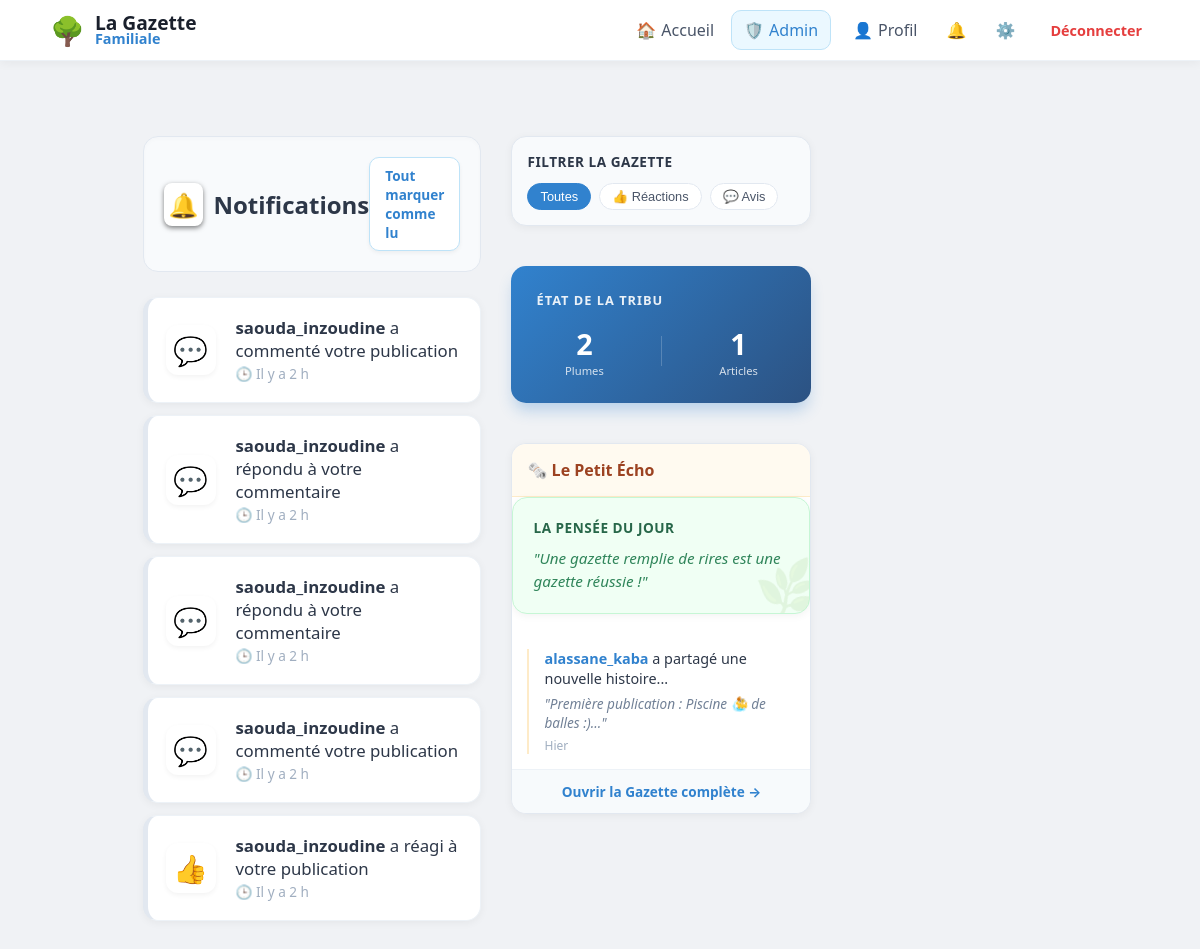
The page /notifications (signed in) on the database as committed earlier.
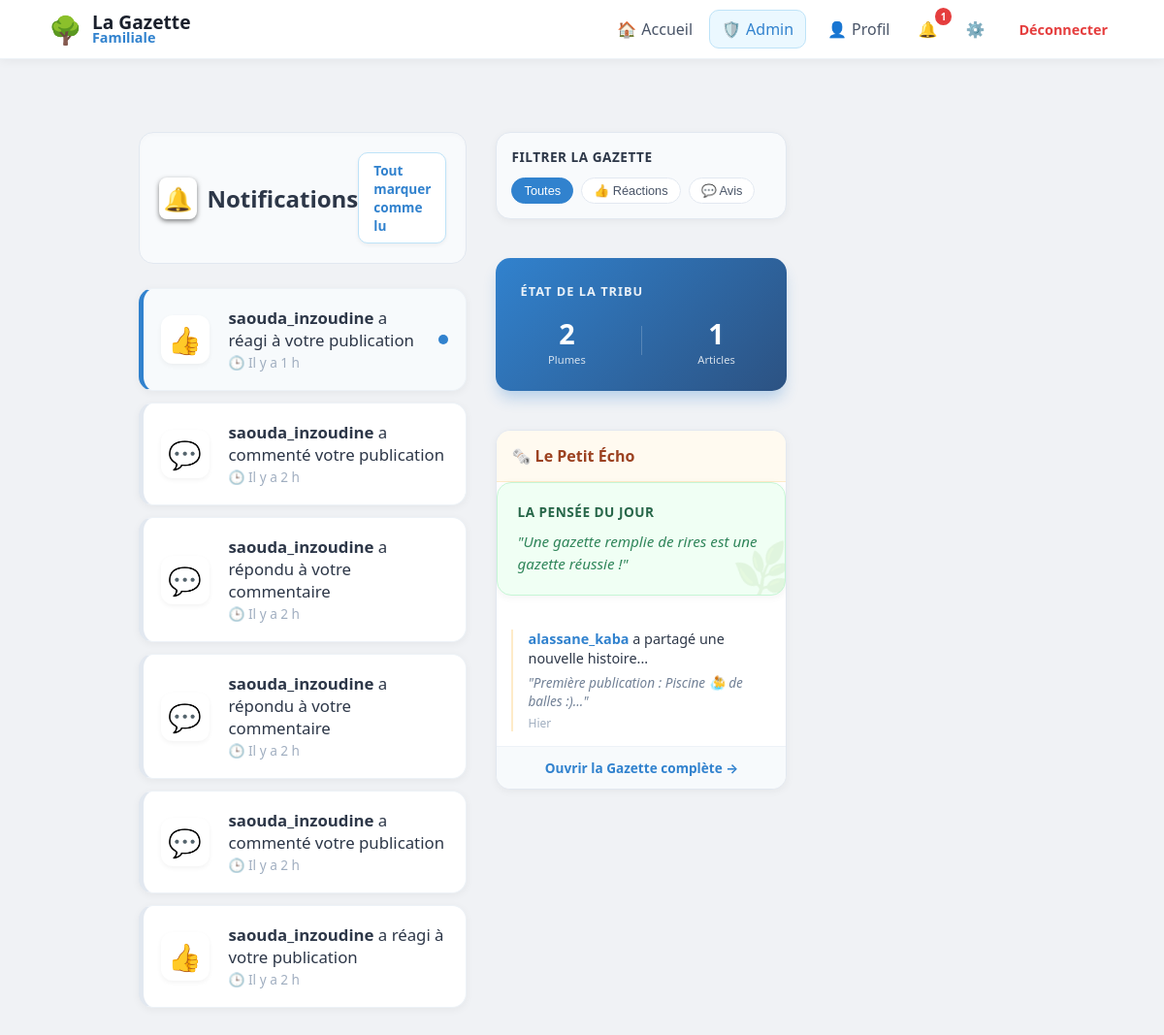
The same page on the database as committed later.
### tables this page shows
CREATE TABLE notifications (
                id INTEGER PRIMARY KEY AUTOINCREMENT,
                username TEXT,      -- Celui qui reçoit
                sender TEXT,        -- Celui qui a agi
                message TEXT,
                post_id INTEGER,    -- Pour cliquer et aller sur le post
                comment_id INTEGER, -- envoie vers un commentaire en particulier
                is_read INTEGER DEFAULT 0,
                created_at DATETIME DEFAULT CURRENT_TIMESTAMP
            );

CREATE TABLE posts (
                id INTEGER PRIMARY KEY AUTOINCREMENT, 
                username TEXT, 
                content TEXT, 
                likes INTEGER DEFAULT 0, 
                image TEXT,
                created_at DATETIME DEFAULT CURRENT_TIMESTAMP
            );

### app.py (the view)
@app.route("/notifications")
@login_required
def notifications():
    with get_db() as db:
        notifs = db.execute("""
                    SELECT id, sender, message, post_id, comment_id, is_read, created_at
                    FROM notifications
                    WHERE username = ?
                    ORDER BY created_at DESC
                """, (session['user'],)).fetchall()
        recent_activity = db.execute("""
                    SELECT username, content, created_at
                    FROM posts ORDER BY id DESC LIMIT 3
                """).fetchall()
        citations = [
            "La famille, c'est là où la vie commence et où l'amour ne finit jamais.",
            "Chaque souvenir partagé ici est un trésor pour demain.",
            "Une gazette remplie de rires est une gazette réussie !",
            "Petit à petit, la tribu grandit et l'histoire s'écrit.",
            "Le bonheur est fait de petites choses partagées."
        ]
        pensee_du_jour = random.choice(citations)
        db.execute("UPDATE notifications SET is_read = 1 WHERE username = ?", (session["user"],))
        db.commit()
    return render_template("notifications.html", notifs=notifs, recent_activity=recent_activity,
                           pensee_du_jour=pensee_du_jour)

### app.py (called while the page is built)
def get_db():
    db = sqlite3.connect("database.db")
    db.row_factory = sqlite3.Row
    return db

def login_required(f):
    @wraps(f)
    def decorated_function(*args, **kwargs):
        if "user" not in session:
            flash("Veuillez vous connecter pour accéder à cette page.", "info")
            return redirect("/login")
        return f(*args, **kwargs)
    return decorated_function

@app.context_processor
def inject_global_stats():
    stats = {'total_users': 0, 'total_posts': 0}
    if session.get('user'):
        db = get_db()
        u_count = db.execute("SELECT COUNT(*) FROM users WHERE is_approved = 1").fetchone()[0]
        p_count = db.execute("SELECT COUNT(*) FROM posts").fetchone()[0]
        stats = {'total_users': u_count, 'total_posts': p_count}
    return stats

@app.context_processor
def inject_pending_count():
    if session.get('is_admin'):
        db = get_db()
        count = db.execute("SELECT COUNT(*) as total FROM users WHERE is_approved = 0").fetchone()
        return {'pending_count': count['total']}
    return {'pending_count': 0}

@app.context_processor
def inject_notifications_count():
    if session.get('user'):
        db = get_db()
        count = db.execute("SELECT COUNT(*) FROM notifications WHERE username = ? AND is_read = 0",
                           (session['user'],)).fetchone()[0]
        return {'unread_count': count}
    return {'unread_count': 0}

@app.template_filter('relative_time')
def relative_time(date_str):
    if not date_str:
        return "Date inconnue"
    past = datetime.strptime(date_str, '%Y-%m-%d %H:%M:%S')
    now = datetime.now(timezone.utc).replace(tzinfo=None)
    diff = now - past
    if diff.days == 0:
        if diff.seconds < 60:
            return "À l'instant"
        if diff.seconds < 3600:
            return f"Il y a {diff.seconds // 60} min"
        return f"Il y a {diff.seconds // 3600} h"
    if diff.days == 1:
        return "Hier"
    if diff.days < 7:
        return f"Il y a {diff.days} jours"
    return past.strftime('%d/%m/%Y')

### templates/notifications.html (shortened to what this page needs)
{% extends "base.html" %}
{% block content %}
<div style="display: grid; grid-template-columns: 1fr 300px; gap: 30px; max-width: 1100px; margin: 30px auto; padding: 0 20px;">
    <div>
        <div style="display: flex; justify-content: space-between; align-items: center; margin-bottom: 25px; background: #f8fafc; padding: 20px; border-radius: 15px; border: 1px solid #e2e8f0; box-shadow: inset 0 2px 4px rgba(0,0,0,0.02);">
            <h2 style="margin: 0; color: #2d3748; font-size: 1.5em; display: flex; align-items: center; gap: 10px;">
                <span style="background: white; padding: 5px; border-radius: 8px; box-shadow: 0 2px 5px rgba(0,0,0,0.5);">🔔</span>
                Notifications
            </h2>
            {% if notifs %}
            <a href="{{ url_for('mark_all_read') }}"
               style="text-decoration: none; color: #3182ce; font-size: 0.85em; font-weight: 700; background: white; border: 1px solid #bee3f8; padding: 8px 15px; border-radius: 10px; transition: 0.3s; box-shadow: 0 2px 4px rgba(0,0,0,0.05);">
                Tout marquer comme lu
            </a>
            {% endif %}
        </div>
        {% if notifs %}
        <div style="display: flex; flex-direction: column; gap: 12px;">
            {% for n in notifs %}
            {% set category = 'reaction' if ('aimé' in n['message'] or 'réagi' in n['message']) else 'avis' if ('commenté' in n['message'] or 'répondu' in n['message']) else 'autre' %}
            <a href="{{ url_for('view_post', post_id=n['post_id']) }}#comment-{{ n['comment_id'] }}"
               class="notif-item"
               data-type="{{ category }}"
               style="text-decoration: none; color: inherit; display: block;">
                <div class="post-card"
                     style="margin-bottom: 0; padding: 18px; display: flex; align-items: center; gap: 20px; border-left: 5px solid {% if n['is_read'] == 0 %}#3182ce{% else %}#e2e8f0{% endif %}; {% if n['is_read'] == 0 %} background: #f7fafc; {% endif %}">
                    <div style="font-size: 28px; background: white; width: 50px; height: 50px; display: flex; align-items: center; justify-content: center; border-radius: 12px; box-shadow: 0 2px 5px rgba(0,0,0,0.05);">
                        {% if category == 'reaction' %} 👍
                        {% elif category == 'avis' %} 💬
                        {% else %} ✨ {% endif %}
                    </div>
                    <div style="flex: 1;">
                        <p style="margin: 0; font-size: 1.05em; color: #2d3748;">
                            <strong>{{ n['sender'] }}</strong> {{ n['message'] }}
                        </p>
                        <span style="font-size: 0.85em; color: #a0aec0;">
                                     🕒 {{ n['created_at']|relative_time }}
                                </span>
                    </div>
                    {% if n['is_read'] == 0 %}
                    <div style="width: 10px; height: 10px; background: #3182ce; border-radius: 50%;"></div>
                    {% endif %}
                </div>
            </a>
            {% endfor %}
        </div>
        {% endif %}
    </div>
    <aside style="display: flex; flex-direction: column; gap: 20px;">
        <div class="post-card" style="padding: 15px; background: #f8fafc; border: 1px solid #e2e8f0;">
            <h4 style="margin: 0 0 12px 0; color: #2d3748; font-size: 0.85em; text-transform: uppercase; letter-spacing: 0.5px;">Filtrer la Gazette</h4>
            <div style="display: flex; flex-wrap: wrap; gap: 8px;">
                <button class="filter-btn active">Toutes</button>
                <button class="filter-btn">👍 Réactions</button>
                <button class="filter-btn">💬 Avis</button>
            </div>
        </div>
        <div class="post-card" style="background: linear-gradient(135deg, #3182ce, #2c5282); color: white; border: none; padding: 25px; box-shadow: 0 10px 15px -3px rgba(49, 130, 206, 0.3);">
            <h4 style="margin: 0 0 15px 0; font-size: 0.8em; text-transform: uppercase; letter-spacing: 1px; opacity: 0.9;">État de la Tribu</h4>
            <div style="display: flex; justify-content: space-around; align-items: center;">
                <div style="text-align: center;">
                    <div style="font-size: 1.8em; font-weight: 800;">{{ total_users }}</div>
                    <div style="font-size: 0.7em; opacity: 0.8;">Plumes</div>
                </div>
                <div style="text-align: center;">
                    <div style="font-size: 1.8em; font-weight: 800;">{{ total_posts }}</div>
                    <div style="font-size: 0.7em; opacity: 0.8;">Articles</div>
                </div>
            </div>
        </div>
        <div class="post-card" style="padding: 0; overflow: hidden; border: 1px solid #e2e8f0;">
            <div style="background: #fffaf0; padding: 15px; border-bottom: 1px solid #feebc8;">
                <h4 style="margin: 0; color: #9c4221; font-size: 1em; display: flex; align-items: center; gap: 8px;">🗞️ Le Petit Écho</h4>
            </div>
            <div class="post-card" style="padding: 20px; background: #f0fff4; border: 1px solid #c6f6d5; position: relative; overflow: hidden;">
                <span style="position: absolute; right: -10px; bottom: -10px; font-size: 50px; opacity: 0.1; transform: rotate(-15deg);">🌿</span>
                <h4 style="margin: 0 0 10px 0; color: #276749; font-size: 0.85em; text-transform: uppercase; letter-spacing: 0.5px;">La Pensée du Jour</h4>
                <p style="margin: 0; font-size: 0.95em; color: #2f855a; line-height: 1.5; font-style: italic;">"{{ pensee_du_jour }}"</p>
            </div>
            <div style="padding: 15px; display: flex; flex-direction: column; gap: 15px;">
                {% for act in recent_activity %}
                <div class="echo-item" style="position: relative; padding-left: 15px; border-left: 2px solid #feebc8;">
                    <p style="margin: 0; font-size: 0.9em; color: #2d3748; line-height: 1.4;">
                        <strong style="color: #3182ce;">{{ act['username'] }}</strong> a partagé une nouvelle histoire...
                    </p>
                    <p style="margin: 5px 0 0 0; font-style: italic; color: #718096; font-size: 0.85em;">"{{ act['content'][:60] }}..."</p>
                    <small style="color: #a0aec0; font-size: 0.75em; display: block; margin-top: 5px;">{{ act['created_at']|relative_time }}</small>
                </div>
                {% endfor %}
            </div>
            <a href="/" style="display: block; background: #f7fafc; text-align: center; padding: 12px; font-size: 0.85em; color: #3182ce; text-decoration: none; font-weight: bold; border-top: 1px solid #edf2f7;">Ouvrir la Gazette complète →</a>
        </div>
    </aside>
</div>
{% endblock %}

### templates/base.html (shortened to what this page needs)
<!DOCTYPE html>
<html lang="fr">
<head>
    <link rel="stylesheet" href="{{ url_for('static', filename='style.css') }}">
</head>
<body>
<nav class="navbar">
    <div class="nav-content">
        <div class="nav-left">
            <a href="/" style="text-decoration: none; display: flex; align-items: center; gap: 10px;">
                <span style="font-size: 28px;">🌳</span>
                <div class="nav-text-container" style="display: flex; flex-direction: column;">
                    <span style="font-size: 1.2em; font-weight: 800; color: #1a202c; line-height: 1;">La Gazette</span>
                    <span style="font-size: 0.9em; font-weight: 600; color: var(--primary); line-height: 1;">Familiale</span>
                </div>
            </a>
        </div>
        <div class="nav-right" style="display: flex; align-items: center; gap: 5px;">
            <a href="/" class="nav-item">🏠 <span class="nav-text" style="margin-left:5px;">Accueil</span></a>
            {% if session.get("user") %}
            {% if session.get('is_admin') %}
            <a href="/admin/users" class="nav-item"
               style="background: #ebf8ff; color: var(--primary); border: 1px solid #bee3f8; margin-right: 5px;">
                🛡️ <span class="nav-text" style="margin-left:5px;">Admin</span>
            </a>
            {% endif %}
            <a href="{{ url_for('profile', username=session['user']) }}" class="nav-item">👤 <span class="nav-text"
                                                                                                  style="margin-left:5px;">Profil</span></a>
            <a href="/notifications" class="nav-item" style="position: relative;">
                🔔
                {% if unread_count > 0 %}
                <span style="background: #e53e3e; color: white; border-radius: 50%; padding: 2px 6px; font-size: 10px; position: absolute; top: -5px; right: -5px; font-weight: bold; border: 2px solid white;">
                                {{ unread_count }}
                            </span>
                {% endif %}
            </a>
            <a href="/settings" class="nav-item">⚙️</a>
            <a href="/logout"
               style="color: var(--danger); text-decoration: none; font-weight: 700; font-size: 0.9em; margin-left:10px; padding: 8px;">Déconnecter</a>
            {% else %}
            <a href="/login" class="nav-item">Connexion</a>
            <a href="/register"
               style="background: var(--primary); color: white; padding: 8px 16px; border-radius: 10px; text-decoration: none; font-weight: 700; margin-left: 10px;">Rejoindre</a>
            {% endif %}
        </div>
    </div>
</nav>
<div class="main-container">
    {% block content %}{% endblock %}
</div>
</body>
</html>

### static/style.css (style rules this page uses)
body { font-family: 'Segoe UI', system-ui, -apple-system, sans-serif; background: #f0f2f5; margin: 0; color: #1a202c; }
nav { background: white; border-bottom: 1px solid #edf2f7; position: sticky; top: 0; z-index: 1000; }
.post-card { background: white; border-radius: 15px; padding: 20px; margin-bottom: 20px; box-shadow: 0 2px 8px rgba(0,0,0,0.05); border: 1px solid #edf2f7; overflow: hidden; }
.nav-item { display: flex; align-items: center; padding: 8px 12px; border-radius: 10px; text-decoration: none; transition: 0.2s; color: #4a5568; }

### templates/base.html (style rules this page uses)
:root { --bg-color: #f0f2f5; --primary: #3182ce; --text-main: #1a202c; --text-light: #718096; --danger: #e53e3e; --success: #38a169; --info: #3182ce; }
body { background-color: var(--bg-color); margin: 0; font-family: 'Segoe UI', system-ui, -apple-system, sans-serif; }
.navbar { background: white; box-shadow: 0 2px 10px rgba(0,0,0,0.05); padding: 10px 0; position: sticky; top: 0; z-index: 1000; border-bottom: 1px solid #edf2f7; }
.nav-content { max-width: 1100px; margin: 0 auto; padding: 0 20px; display: flex; justify-content: space-between; align-items: center; }
.nav-item { display: flex; align-items: center; padding: 8px 12px; border-radius: 10px; text-decoration: none; color: #4a5568; transition: 0.2s; font-weight: 500; }
.main-container { max-width: 1100px; margin: 0 auto; padding: 20px 15px; display: grid; grid-template-columns: 1fr; gap: 25px; align-items: start; box-sizing: border-box; }
@media (min-width: 900px) { .main-container { grid-template-columns: 280px 650px; justify-content: center; } }

### templates/notifications.html (style rules this page uses)
.post-card { transition: all 0.3s ease; }
.filter-btn { background: white; color: #4a5568; border: 1px solid #e2e8f0; padding: 5px 12px; border-radius: 20px; font-size: 0.8em; cursor: pointer; transition: all 0.2s ease; }
.filter-btn.active { background: #3182ce !important; color: white !important; border-color: #3182ce !important; }
aside { display: flex; flex-direction: column; gap: 20px; position: sticky; top: 20px; height: fit-content; }

Rows that differ between the two databases and show on the page:
added notifications: sender "saouda_inzoudine", message "a réagi à votre publication", created_at|relative_time "Il y a 1 h", is_read 0 (drawn)
Other text that changed with them:
{{ unread_count }}: (not shown) → "1"
